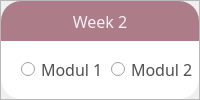
                           <widget class="QFrame" name="frame_15">
                            <property name="frameShape">
                             <enum>QFrame::StyledPanel</enum>
                            </property>
                            <property name="frameShadow">
                             <enum>QFrame::Raised</enum>
                            </property>
                            <layout class="QVBoxLayout" name="verticalLayout_12">
                             <property name="spacing">
                              <number>0</number>
                             </property>
                             <property name="leftMargin">
                              <number>0</number>
                             </property>
                             <property name="topMargin">
                              <number>0</number>
                             </property>
                             <property name="rightMargin">
                              <number>0</number>
                             </property>
                             <property name="bottomMargin">
                              <number>0</number>
                             </property>
                             <item>
                              <widget class="QLabel" name="label_3">
                               <property name="maximumSize">
                                <size>
                                 <width>16777215</width>
                                 <height>40</height>
                                </size>
                               </property>
                               <property name="font">
                                <font>
                                 <family>Tw Cen MT</family>
                                 <pointsize>12</pointsize>
                                </font>
                               </property>
                               <property name="styleSheet">
                                <string notr="true">QLabel#label_3{
background-color:rgb(172, 125, 136);
border-top-left-radius:20px;
border-top-right-radius:20px;
color:rgb(243, 241, 245);
}</string>
                               </property>
                               <property name="text">
                                <string>Week 2</string>
                               </property>
                               <property name="alignment">
                                <set>Qt::AlignCenter</set>
                               </property>
                              </widget>
                             </item>
                             <item>
                              <widget class="QFrame" name="frame_21">
                               <property name="styleSheet">
                                <string notr="true">QFrame#frame_21{
background-color:rgb(255, 255, 255);
border-bottom-left-radius:20px;
border-bottom-right-radius:20px;
}</string>
                               </property>
                               <property name="frameShape">
                                <enum>QFrame::StyledPanel</enum>
                               </property>
                               <property name="frameShadow">
                                <enum>QFrame::Raised</enum>
                               </property>
                               <widget class="QRadioButton" name="radioButton_7">
                                <property name="geometry">
                                 <rect>
                                  <x>20</x>
                                  <y>20</y>
                                  <width>82</width>
                                  <height>17</height>
                                 </rect>
                                </property>
                                <property name="font">
                                 <font>
                                  <family>Tw Cen MT</family>
                                  <pointsize>12</pointsize>
                                 </font>
                                </property>
                                <property name="styleSheet">
                                 <string notr="true">color:rgb(80, 80, 80);</string>
                                </property>
                                <property name="text">
                                 <string>Modul 1</string>
                                </property>
                               </widget>
                               <widget class="QRadioButton" name="radioButton_8">
                                <property name="geometry">
                                 <rect>
                                  <x>110</x>
                                  <y>20</y>
                                  <width>82</width>
                                  <height>17</height>
                                 </rect>
                                </property>
                                <property name="font">
                                 <font>
                                  <family>Tw Cen MT</family>
                                  <pointsize>12</pointsize>
                                 </font>
                                </property>
                                <property name="styleSheet">
                                 <string notr="true">color:rgb(80, 80, 80);</string>
                                </property>
                                <property name="text">
                                 <string>Modul 2</string>
                                </property>
                               </widget>
                               <widget class="QRadioButton" name="radioButton_9">
                                <property name="geometry">
                                 <rect>
                                  <x>20</x>
                                  <y>60</y>
                                  <width>82</width>
                                  <height>17</height>
                                 </rect>
                                </property>
                                <property name="font">
                                 <font>
                                  <family>Tw Cen MT</family>
                                  <pointsize>12</pointsize>
                                 </font>
                                </property>
                                <property name="styleSheet">
                                 <string notr="true">color:rgb(80, 80, 80);</string>
                                </property>
                                <property name="text">
                                 <string>Modul 4</string>
                                </property>
                               </widget>
                               <widget class="QRadioButton" name="radioButton_10">
                                <property name="geometry">
                                 <rect>
                                  <x>200</x>
                                  <y>20</y>
                                  <width>82</width>
                                  <height>17</height>
                                 </rect>
                                </property>
                                <property name="font">
                                 <font>
                                  <family>Tw Cen MT</family>
                                  <pointsize>12</pointsize>
                                 </font>
                                </property>
                                <property name="styleSheet">
                                 <string notr="true">color:rgb(80, 80, 80);</string>
                                </property>
                                <property name="text">
                                 <string>Modul 3</string>
                                </property>
                               </widget>
                               <widget class="QRadioButton" name="radioButton_11">
                                <property name="geometry">
                                 <rect>
                                  <x>110</x>
                                  <y>60</y>
                                  <width>82</width>
                                  <height>17</height>
                                 </rect>
                                </property>
                                <property name="font">
                                 <font>
                                  <family>Tw Cen MT</family>
                                  <pointsize>12</pointsize>
                                 </font>
                                </property>
                                <property name="styleSheet">
                                 <string notr="true">color:rgb(80, 80, 80);</string>
                                </property>
                                <property name="text">
                                 <string>Modul 5</string>
                                </property>
                               </widget>
                               <widget class="QRadioButton" name="radioButton_12">
                                <property name="geometry">
                                 <rect>
                                  <x>200</x>
                                  <y>60</y>
                                  <width>82</width>
                                  <height>17</height>
                                 </rect>
                                </property>
                                <property name="font">
                                 <font>
                                  <family>Tw Cen MT</family>
                                  <pointsize>12</pointsize>
                                 </font>
                                </property>
                                <property name="styleSheet">
                                 <string notr="true">color:rgb(80, 80, 80);</string>
                                </property>
                                <property name="text">
                                 <string>Modul 6</string>
                                </property>
                               </widget>
                              </widget>
                             </item>
                            </layout>
                           </widget>
